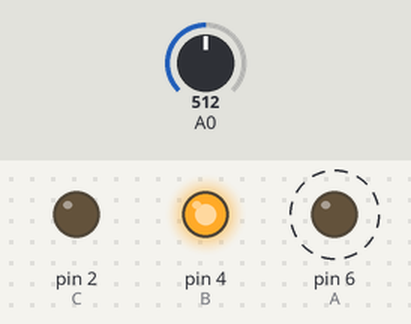
Simulated run of this sketch. Board: Arduino Uno, built with avr-gcc and run on an emulated ATmega328P. Parts: output pins drawn as LEDs (lit = HIGH). Dashed ring = blinking. The inputs (shaded band) are chosen by the test bench; at power-on: A0 = 512.

Above: at 2.3 s.
2.4 s: A0 set to 0
At 3.7 s:
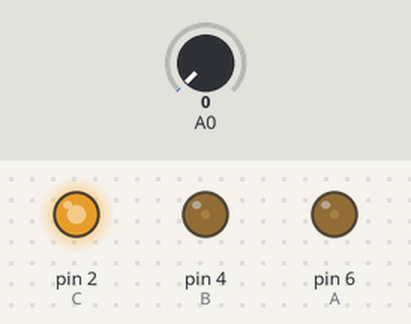
4.6 s: A0 set to 122
At 4.78 s:
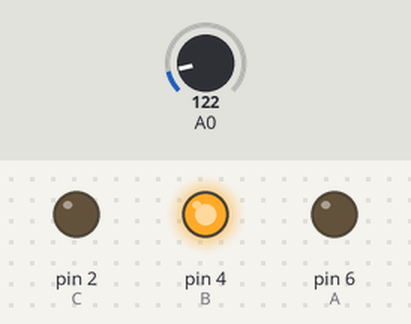
At 5.27 s:
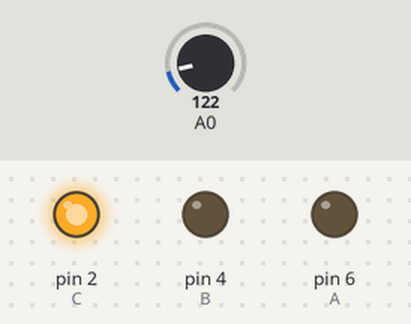
Timing chart, 0 to 14.1 s (numbered marks = the images above; inputs shaded):
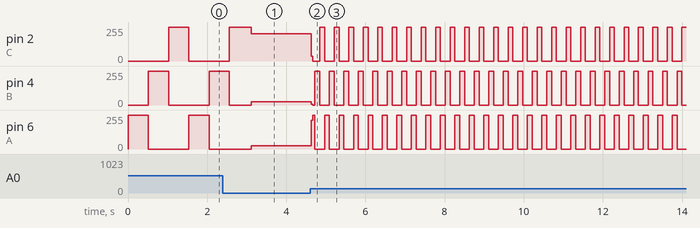

The sketch:

LED_RGB_potenciometro.ino
```cpp
const int A = 6;
const int B = 4;
const int C = 2;
int sensorValue = 0;

void setup(){
    pinMode(A, OUTPUT);
    pinMode(B, OUTPUT);
    pinMode(C, OUTPUT);
    pinMode(A0, INPUT);
}

void loop(){
  sensorValue = analogRead (A0);
    digitalWrite(A, HIGH);
    digitalWrite(B, LOW);
    digitalWrite(C, LOW);
  delay (sensorValue);
    digitalWrite(A, LOW);
    digitalWrite(B, HIGH);
    digitalWrite(C, LOW);
  delay (sensorValue);
    digitalWrite(A, LOW);
    digitalWrite(B, LOW);
    digitalWrite(C, HIGH);
  delay (sensorValue);
}
```

Measured:
- after the input at 4.6 s, pin 2 (C): 204/255 → 37/255 at once, then moves between 0/255 and 255/255, repeating every 1.1 s; pin 6 (A): 26/255 → 214/255 at once, then moves between 0/255 and 255/255, repeating every 1.1 s
- by itself, pin 6 (A): alternates 255/255 for 0.51 s and 0/255 for 1.0 s
